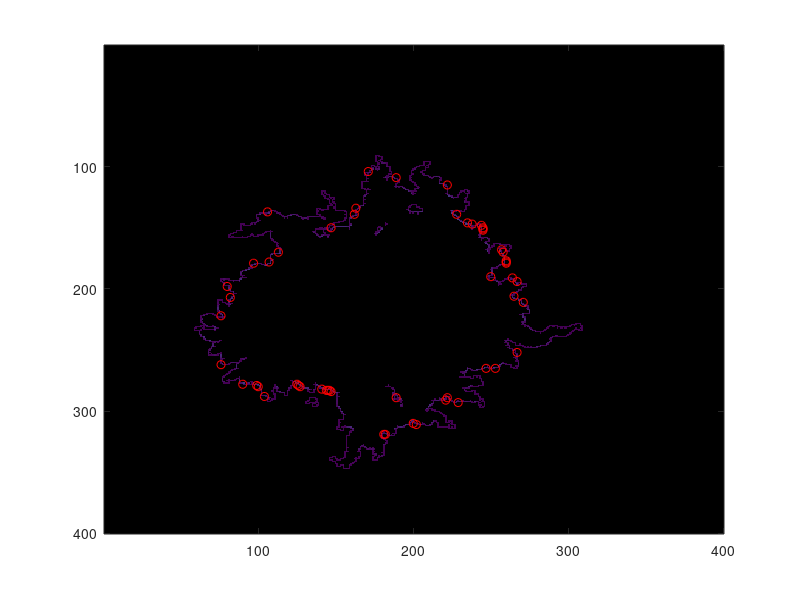

MATLAB code for this plot: (Note: this script raises an error after producing the figure.)
% test mean neighbor subtimesteps
load('fetch_for_interp_test.mat')
x = 1:length(lake_save{1});
y = 1:length(lake_save{1});
[X,Y] = meshgrid(x,y);

fetchind = 16;

% plot fetch
figure()
imagesc(fetch_save{fetchind})
hold on
[yind,xind] = ind2sub(size(lake_save{fetchind}),shorelinediff{fetchind});
% plot the points in the next time step that need to be calculated from
% previous fetch
scatter(xind,yind,'r')
indshoreline = sub2ind(size(lake_save{fetchind}),X(~isnan(fetch_save{fetchind})),Y(~isnan(fetch_save{fetchind})));
F_meanneighbor = mean_neighboring_fetch(lake_save{fetchind},shorelinediff{fetchind},indshoreline,fetch_save{fetchind}(~isnan(fetch_save{fetchind})));
% scatter3(xind,yind,vq_meanneighbor,[],vq_meanneighbor)

actualfetch = fetch_save{fetchind+1}(shorelinediff{fetchind});
% scatter3(xind,yind,actualfetch,[],actualfetch)

figure()
plot(actualfetch)
hold on
plot(F_meanneighbor)
legend('actual','meanneighbor')

figure()
hold on
plot(abs(F_meanneighbor-actualfetch))
plot(zeros(length(F_meanneighbor)))
sum(abs(F_meanneighbor-actualfetch))

plot
